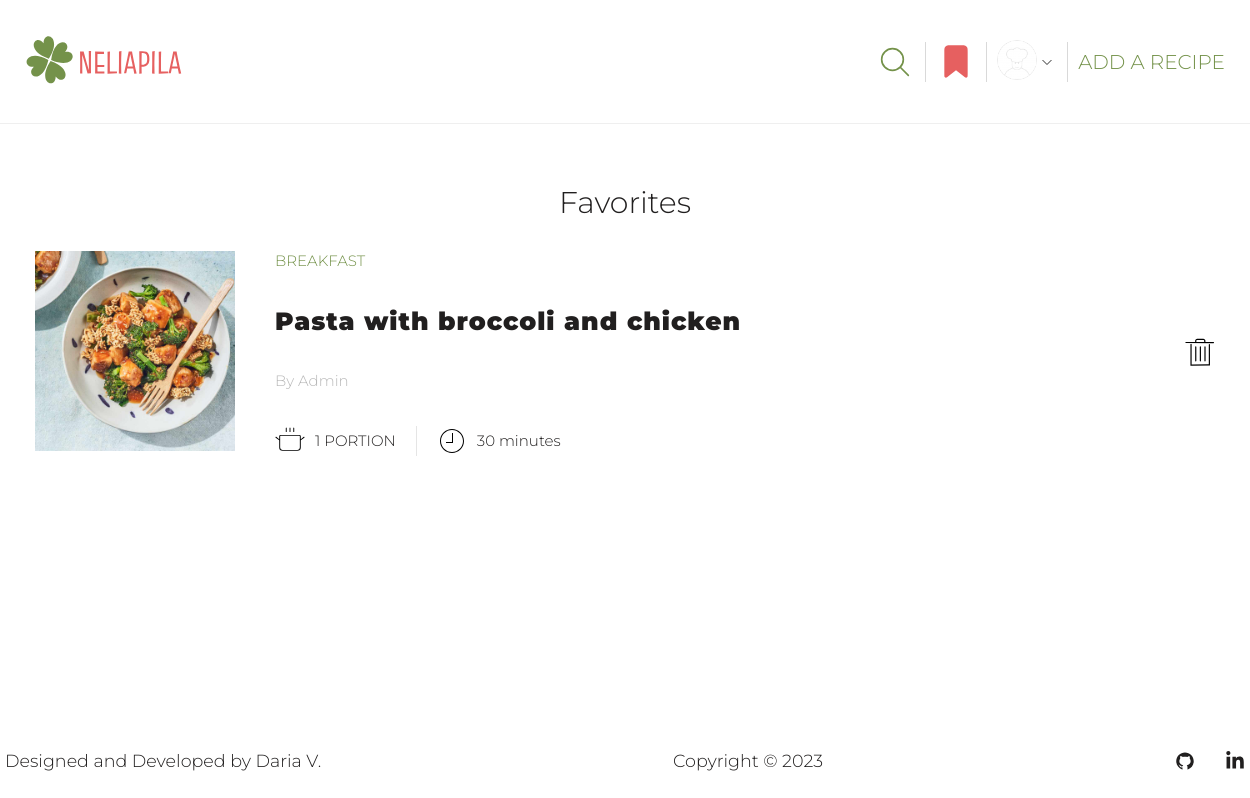
Before: /profile/favorites (signed in) with the older database file.
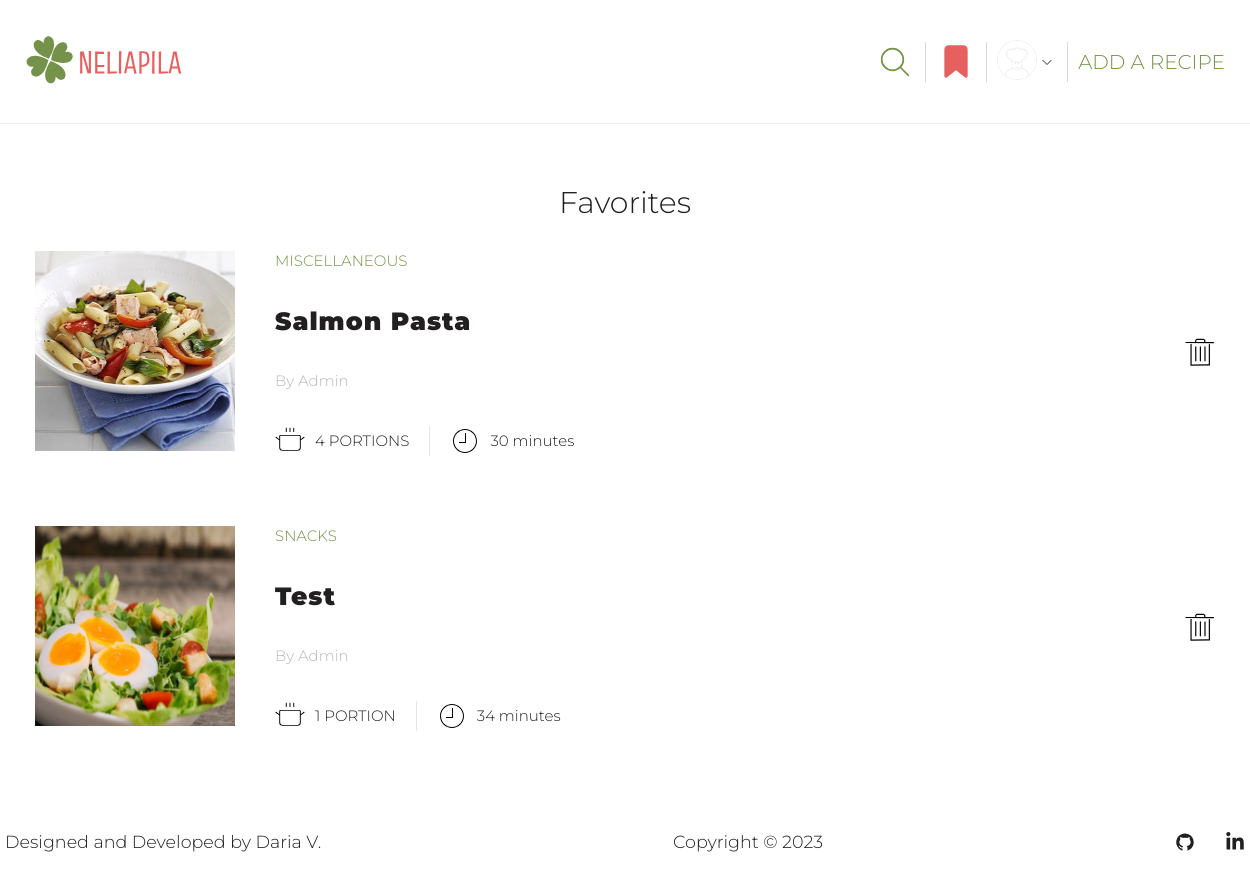
After: the same page with the newer database file.
### user/models.py (models this page shows, shortened)
class Profile(models.Model):
    user = models.OneToOneField(User, on_delete=models.CASCADE)
    name = models.CharField(max_length=50, null=True, blank=True)
    email = models.EmailField(max_length=500, blank=True, null=True, unique=True)
    username = models.CharField(max_length=50, blank=True, null=True)
    bio = models.TextField(blank=True, null=True)
    image = models.ImageField(upload_to='profiles/', blank=True, null=True, default='profiles/default-profile-pic.png')
    created = models.DateTimeField(auto_now_add=True)

### recipes/models.py (models this page shows, shortened)
class Recipe(models.Model):
    CATEGORY_CHOICES = [
        ('Breakfast', 'Breakfast'),
        ('Lunch', 'Lunch'),
        ('Dinner', 'Dinner'),
        ('Snacks', 'Snacks'),
        ('Desserts', 'Desserts'),
        ('Drinks', 'Drinks'),
        ('Miscellaneous', 'Other')
    ]
    STATUS_CHOICES = [
        (True, 'Approved'),
        (False, 'On moderation'),
    ]
    author = models.ForeignKey(User, on_delete=models.CASCADE, null=True, blank=True)
    title = models.CharField(max_length=50)
    portions = models.PositiveIntegerField(default=1, blank=True, null=True)
    cooking_hours = models.PositiveIntegerField(default=0)
    cooking_minutes = models.PositiveIntegerField(default=0)
    image = models.ImageField(upload_to=recipe_image_path)
    category = models.CharField(max_length=20, choices=CATEGORY_CHOICES)
    ingredients = models.TextField()
    steps = models.TextField()
    is_approved = models.BooleanField(default=False, choices=STATUS_CHOICES)
    date_created = models.DateTimeField(auto_now_add=True)

### user/views.py (the view)
# urls.py: path('profile/favorites', views.get_favorites, name='favorites'),
@login_required(login_url='login')
def get_favorites(request):
    profile = Profile.objects.get(user=request.user.id)
    favorite_recipes = profile.favorite_set.all()
    favorite_recipes = [favorite.favorite_recipe for favorite in favorite_recipes]
    context = {'favorites': favorite_recipes}
    return render(request, 'user/favorites.html', context)

### templates/user/favorites.html
{% extends 'base/base.html' %}
{% load static %}
{% block css %}
<link rel="stylesheet" href="{% static 'user/css/profile.css' %}">
<link rel="stylesheet" href="{% static 'user/css/favorites.css' %}">
{% endblock %}
{% block content %}
<section class="favorites-page">
    <div class="favorites container">
        <div class="favorites-parts">
            {% if not favorites %}
            <div class="no-favourites">
                <img src="{% static 'user/images/cookbook.svg' %}" alt="Recipe">
                <span>You don't have any favorite recipes yet</span>
                <p>To find a recipe and add it to favorites, go to the <a href="/">recipes page</a></p>
            </div>
            {% else %}
            <div class="all_favorites">
                <h1>Favorites</h1>
                {% for favorite in favorites %}
                <div class="one-favorite">
                    <div class="recipe-main-info">
                        <div class="recipe-image">
                            <a href="{% url 'specific-recipe' favorite.id %}"><img src="{{ favorite.image.url }}" alt="Recipe Image"></a>
                        </div>
                        <div class="recipe-info">
                            <p class="recipe-category">{{ favorite.category }}</p>
                            <a href="{% url 'specific-recipe' favorite.id %}" class="recipe-title">{{ favorite.title }}</a>
                            <a href="{% url 'profile' request.user.profile.user_id %}" class="recipe-author">
                                By {{ favorite.author }}</a>
                            <div class="recipe-details">
                                <div class="portions-details">
                                    <img src="{% static 'user/images/pot-svg.svg' %}" alt="Pot">
                                    <span>{{ favorite.portions }} portion{{ favorite.portions | pluralize:'s' }}</span>
                                </div>
                                <div class="cooking-time-details">
                                    <img src="{% static 'user/images/clock-svg.svg' %}" alt="Clock">
                                    {% if favorite.cooking_hours != 0 and favorite.cooking_minutes != 0 %}
                                    <span>{{ favorite.cooking_hours }} hour{{ favorite.cooking_hours | pluralize:'s' }}
                                {{ favorite.cooking_minutes }} minute{{ favorite.cooking_minutes | pluralize:'s' }}</span>
                                    {% elif favorite.cooking_hours != 0 and favorite.cooking_minutes == 0 %}
                                    <span>{{ favorite.cooking_hours }} hour{{ favorite.cooking_hours | pluralize:'s' }}</span>
                                    {% elif favorite.cooking_hours == 0 and favorite.cooking_minutes != 0 %}
                                    <span>{{ favorite.cooking_minutes }} minute{{ favorite.cooking_minutes | pluralize:'s' }}
                                </span>
                                    {% endif %}
                                </div>
                            </div>
                        </div>
                    </div>
                    <div class="delete-from-favorites">
                        <a href="{% url 'delete-from-favorites' favorite.id %}">
                            <img src="{% static 'user/images/trash-svg.svg' %}" alt="Delete">
                        </a>
                    </div>
                </div>
                {% endfor %}
            </div>
            {% endif %}
        </div>
    </div>
</section>
{% endblock %}

### templates/base/base.html (shortened to what this page needs)
<!DOCTYPE html>
{% load static %}
<html lang="en">
<head>
    <link rel="stylesheet" href="{% static 'base/css/base.css' %}">
    {% block css %}{% endblock %}
</head>
<body>
<header class="header-menu">
    <div class="header container">
        <div class="header-top">
            <div class="logo">
                <a href="{% url 'recipes' %}"><img src="{% static 'base/images/neliapila_logo.svg' %}" alt="NELIAPILA"></a>
            </div>
            <div class="right-items-login">
                <button class="search-logo" id="search_logo">
                </button>
                {% if user.is_authenticated %}
                <a class="user-favourites" href="{% url 'favorites' %}">
                    {% else %}
                    <a class="user-favourites" href="{% url 'login' %}">
                        {% endif %}
                    </a>
                <div class="user-profile-next-links">
                    {% if user.is_authenticated %}
                    <a href="{% url 'profile' user.id %}">
                        {% else %}
                        <a href="{% url 'login' %}">
                            {% endif %}
                            {% if user.is_authenticated %}
                            <img class="profile-image" src="{{ user.profile.image.url }}" alt="Profile picture">
                            {% endif %}
                        </a>
                    {% if user.is_authenticated %}
                    <button class="arrow-button" id="arrow-button">
                        <svg id="arrow" width="20px" height="20px" viewBox="0 0 24 24" fill="none"
                             xmlns="http://www.w3.org/2000/svg">
                            <path d="M7 10L12 15L17 10" stroke="#000000" stroke-width="1" stroke-linecap="round"
                                  stroke-linejoin="round"/>
                        </svg>
                    </button>
                    {% endif %}
                </div>
                {% if user.is_authenticated %}
                <a class="add-a-recipe right-links" href="{% url 'add-recipe' %}">ADD A RECIPE</a>
                {% else %}
                <a class="add-a-recipe right-links" href="{% url 'login' %}">ADD A RECIPE</a>
                {% endif %}
            </div>
        </div>
    </div>
</header>
<main>
    {% block content %}
    {% endblock content%}
</main>
<footer class="footer-nav">
    <div class="page-footer_wrapper container">
        <div class="footer-designer-name">
            <h3>Designed and Developed by Daria V.</h3>
        </div>
        <div class="footer-copyright">
            <h3>Copyright © 2023</h3>
        </div>
        <div class="footer-body">
            <ul class="footer-icons">
                <li class="social-icon">
                    <a href="https://github.com/dariavarlamovaa" target="_blank"
                       rel="noopener noreferrer">
                    </a>
                </li>
                <li class="social-icon">
                    <a href="https://www.linkedin.com/in/dariavarlamovaa/"
                       target="_blank" rel="noopener noreferrer">
                    </a>
                </li>
            </ul>
        </div>
    </div>
</footer>
</body>
</html>

### static/base/css/base.css (style rules this page uses)
html { height: 100%; position: relative; }
body { font-family: 'Montserrat', sans-serif; font-weight: 300; font-size: 20px; color: #211f1f; background-color: #FFFFFF; margin: 0; padding: 0; min-height: 100%; display: flex; flex-direction: column; }
a { text-decoration: none; color: #211f1f; }
h1, h2, h3, p { margin: 0; font-weight: 300; }
li, ul { margin: 0; padding: 0; }
svg { vertical-align: middle; }
.container { width: 1240px; margin: 0 auto; position: relative; }
main { flex: 1; }
.header { width: 100%; padding: 0 2%; box-sizing: border-box; font-size: 10px; border-bottom: 1px solid #efefef; }
.header-top { display: flex; align-items: center; justify-content: space-between; padding: 35px 0; box-sizing: border-box; position: relative; }
.logo img { height: 50px; }
.right-links { color: #74924a; font-size: 20px; }
.right-items-login { min-width: 350px; display: flex; flex-direction: row; justify-content: space-between; align-items: center; }
.right-items-login button:nth-child(1), .user-favourites { border-right-width: 1px; border-right-style: solid; border-right-color: rgb(217, 217, 217); padding-right: 10px; border-bottom: 0; border-left: 0; border-top: 0; }
.user-profile-next-links { position: relative; display: flex; flex-direction: row; align-items: center; }
.profile-image { width: 40px; height: 40px; border-radius: 100%; }
.add-a-recipe { border-left-width: 1px; border-left-style: solid; border-left-color: rgb(217, 217, 217); padding-left: 10px; display: flex; align-items: center; height: 40px; }
.arrow-button, .search-logo { background-color: transparent; cursor: pointer; height: 40px; border: none; padding: 0; }
.page-footer_wrapper { display: flex; flex-wrap: wrap; justify-content: space-between; box-sizing: border-box; padding: 20px 0; font-size: 15px; align-items: center; }
.footer-icons { list-style: none; display: flex; gap: 30px; padding: 0; }
.footer-designer-name, .footer-copyright, .footer-body { height: 40px; display: flex; align-items: center; }
.social-icon a { color: #FFF; }

### static/user/css/profile.css (style rules this page uses)
.recipe-image { margin-right: 40px; display: flex; }
.recipe-image img { width: 200px; height: 200px; }
.recipe-category, .portions-details, .button-favorites { text-transform: uppercase; }
.recipe-info { display: flex; flex-direction: column; justify-content: space-between; }
.recipe-info img { width: 30px; height: 30px; margin-right: 10px; }
.recipe-category { color: #74924a; font-size: 15px; }
.recipe-title { font-weight: 900; letter-spacing: 1px; line-height: 30px; font-size: 25px; word-break: break-word; }
.recipe-author { font-size: 15px; color: #B8B8B8FF; }
.recipe-details { display: flex; flex-direction: row; min-width: 250px; max-width: 350px; }
.portions-details { padding-right: 20px; border-right: 1px solid #E5E5E5FF; }
.cooking-time-details { padding-left: 20px; }
.portions-details, .cooking-time-details { display: flex; flex-direction: row; align-items: center; font-size: 15px; }

### static/user/css/favorites.css (style rules this page uses)
.all_favorites h1 { text-align: center; margin-bottom: 30px; }
.favorites-parts { padding: 60px 30px 0 30px; }
.one-favorite { display: flex; flex-direction: row; margin-bottom: 70px; position: relative; justify-content: space-between; }
.recipe-main-info { display: flex; }
.delete-from-favorites { display: flex; align-items: center; }

Changed rows visible on the page:
changed Recipe: image: a different picture; category "BREAKFAST" → "MISCELLANEOUS"; title "Pasta with broccoli and chicken" → "Salmon Pasta"; portions "1" → "4"; portions|pluralize (not shown) → "S"
now on this page (row unchanged): Recipe: image (picture), category "SNACKS", title "Test", author "Admin", portions "1", cooking_minutes "34", cooking_minutes|pluralize "s"
